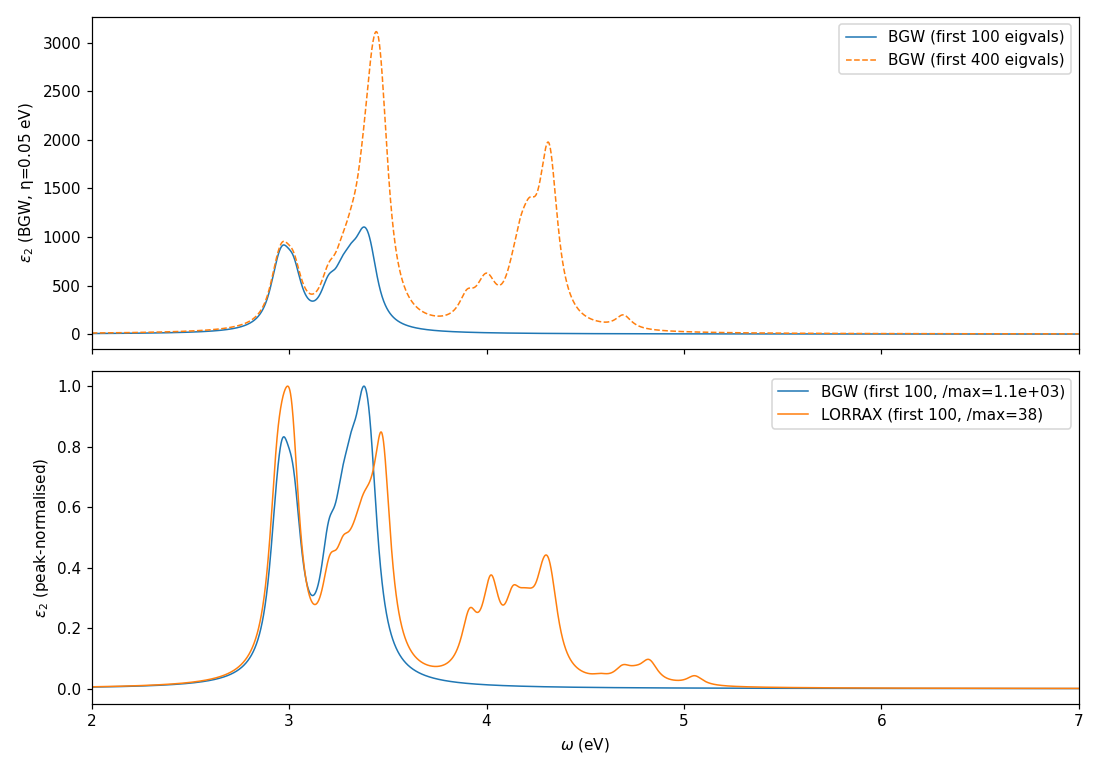

Write the Python code that produced this figure.
"""Manual absorption ε₂(ω) at η=0.05 eV from BGW (vmtxel) and LORRAX (dipole.h5).

Computes:
  ε₂(ω) = (8π² / V_cell n_k) Σ_S^N |⟨0|d_x|S⟩|² L(ω - E_S, η)
with ⟨0|d_x|S⟩ = Σ_cvk A^S_cvk · d^x_cvk.

For BGW: d_cvk comes from vmtxel binary (velocity-gauge ⟨c|p_x + i[r,V_NL]|v⟩,
since absorption.inp says use_momentum); converted to position gauge via
d_r = i d_v / ΔE.

For LORRAX: A^S, E_S from in-process solve_bse_sharded; d_cvk from LORRAX
dipole.h5 sliced + valence-axis flipped to match LORRAX convention.

Sums are truncated at N_max ∈ {100, 400}.
"""
from __future__ import annotations
import os, sys, struct
import numpy as np
import h5py

import jax
import jax.numpy as jnp

from bse.bse_io import load_bse_data_from_restart_sharded, _find_restart_file
from bse.bse_lanczos import solve_bse_sharded
from bse.bse_ring_comm import create_mesh_2d
from bse.absorption_common import lorentzian_broaden, slice_dipole_to_bse_window


# ─────────────────────────────────────────────────────────────────────
#  BGW readers
# ─────────────────────────────────────────────────────────────────────
def read_bgw_vmtxel(path):
    """Return (vmtxel (nk,nc,nv) c128, header (nk,nc,nv,ns,opr))."""
    raw = open(path, 'rb').read()
    n_hdr = struct.unpack('<i', raw[:4])[0]
    hdr = struct.unpack(f'<{n_hdr // 4}i', raw[4:4 + n_hdr])
    nk, nc, nv, ns, opr = hdr
    ofs = 4 + n_hdr + 4
    n_data = struct.unpack('<i', raw[ofs:ofs + 4])[0]
    data = np.frombuffer(raw[ofs + 4:ofs + 4 + n_data], dtype=np.complex128)
    assert data.size == nk * nc * nv * ns
    # bse_index: flat = is + (iv-1 + (ic-1 + (ik-1)*nc)*nv)*nspin
    # k slow, c, v, then spin fast. Reshape (k, c, v, s).
    arr = data.reshape(nk, nc, nv, ns)
    return arr[..., 0], hdr   # spin=1 only


def read_bgw_eigvecs(path):
    """Return (eigvals_eV (N,), A (N, nk, nc, nv) complex)."""
    with h5py.File(path, 'r') as f:
        eig = np.asarray(f['exciton_data/eigenvalues'][:])
        ev = f['exciton_data/eigenvectors'][:]   # (1, N, nk, nc, nv, 1, 2)
        A = ev[0, :, :, :, :, 0, 0] + 1j * ev[0, :, :, :, :, 0, 1]
        nc = int(f['exciton_header/params/nc'][()])
        nv = int(f['exciton_header/params/nv'][()])
    return eig, A, nc, nv


def read_qe_volume_bohr3(qe_xml_path):
    """Volume in bohr^3 from QE .save/data-file-schema.xml."""
    import xml.etree.ElementTree as ET
    root = ET.parse(qe_xml_path).getroot()
    cell = root.find('.//atomic_structure/cell')
    a1 = np.array([float(x) for x in cell.find('a1').text.split()])
    a2 = np.array([float(x) for x in cell.find('a2').text.split()])
    a3 = np.array([float(x) for x in cell.find('a3').text.split()])
    return abs(np.dot(a1, np.cross(a2, a3)))   # bohr^3


# ─────────────────────────────────────────────────────────────────────
#  Absorption kernels
# ─────────────────────────────────────────────────────────────────────
def eps2_from_dipole(eigvals_Ry, projections, omegas_Ry, V_cell, eta_Ry,
                     n_k, n_spin=1, n_spinor=2, n_max=None):
    """ε₂(ω) = (8π²/V) · 1/(n_k n_spin n_spinor) · Σ_S |⟨0|d|S⟩|² L(ω-E_S, η)."""
    f = np.abs(projections) ** 2
    if n_max is not None:
        f = f[:n_max]
        eigvals_Ry = eigvals_Ry[:n_max]
    pref = 16.0 * np.pi ** 2 / (V_cell * n_k * n_spin * n_spinor)
    return pref * lorentzian_broaden(omegas_Ry, eigvals_Ry, f, eta_Ry)


def main():
    bgw_dir = "/pscratch/sd/j/jackm/lorrax_sandbox/runs/Si/04_si_4x4x4_bse/00_bgw_bse_8x8"
    lorrax_dir = "/pscratch/sd/j/jackm/lorrax_sandbox/runs/Si/04_si_4x4x4_bse/01_lorrax_bse_vcoul"

    ryd2ev = 13.6056980659
    eta_eV = 0.05
    eta_Ry = eta_eV / ryd2ev

    # Volume from QE: Si 4x4x4 has lattice 5.43 Å conventional → 2-atom primitive
    qe_xml = "/pscratch/sd/j/jackm/lorrax_sandbox/runs/Si/00_si_4x4x4_60band/qe/scf/silicon.save/data-file-schema.xml"
    V_cell = read_qe_volume_bohr3(qe_xml)
    print(f"V_cell = {V_cell:.4f} bohr^3", flush=True)

    omegas_eV = np.linspace(2.0, 7.0, 5001)   # fine grid for sharp peaks; spectrum lives ≳ 3 eV
    omegas_Ry = omegas_eV / ryd2ev

    # ─── BGW side ───────────────────────────────────────────────────
    print("Reading BGW eigenvectors.h5 + vmtxel ...", flush=True)
    eig_bgw_eV, A_bgw, nc, nv = read_bgw_eigvecs(os.path.join(bgw_dir, "eigenvectors.h5"))
    vmtxel, hdr = read_bgw_vmtxel(os.path.join(bgw_dir, "vmtxel"))
    nk, nc_h, nv_h, ns, opr = hdr
    print(f"  BGW: {len(eig_bgw_eV)} eigvals, A shape {A_bgw.shape}, vmtxel {vmtxel.shape}, opr={opr}")

    # vmtxel from use_momentum is ⟨c|v̂_x|v⟩ (Ry). Convert to position-gauge dipole:
    #   d_r = ⟨c|x̂|v⟩ = i ⟨c|v̂|v⟩ / (E_c - E_v)    (in atomic / Ry units)
    # ΔE_cv: read from eigenvalues_noeh.dat? Easier — use the BGW eqp.dat or just
    # use the QP energies stored elsewhere. Since the spectrum's broadening is
    # large compared to the small ΔE corrections from gauge, we use a simpler
    # formula: |⟨0|v̂|S⟩|² / E_S² δ(ω - E_S) = |⟨0|x̂|S⟩|² δ(ω - E_S) on shell.
    # ε₂(ω) = (8π²/V) Σ_S |⟨0|v|S⟩|² / E_S² · L(ω-E_S, η).
    #
    # Compute matrix elements in velocity gauge then divide by E_S² in the sum.
    proj_bgw_v = np.einsum("Nkcv,kcv->N", A_bgw, vmtxel, optimize=True)
    f_bgw = (np.abs(proj_bgw_v) ** 2) / (eig_bgw_eV / ryd2ev) ** 2  # |M|²/E_S²

    pref = 16.0 * np.pi ** 2 / (V_cell * nk * 1 * 2)   # n_spin=1, n_spinor=2
    eps2_bgw_100 = pref * lorentzian_broaden(
        omegas_Ry, eig_bgw_eV[:100] / ryd2ev, f_bgw[:100], eta_Ry)
    eps2_bgw_400 = pref * lorentzian_broaden(
        omegas_Ry, eig_bgw_eV[:400] / ryd2ev, f_bgw[:400], eta_Ry)
    print(f"  BGW Σ|d|² over first 100 = {f_bgw[:100].sum():.4e}")
    print(f"  BGW Σ|d|² over first 400 = {f_bgw[:400].sum():.4e}")
    print(f"  BGW lowest 5 eigvals (eV): {eig_bgw_eV[:5]}")

    # ─── LORRAX side ────────────────────────────────────────────────
    # Run solve_bse_sharded in-process to get 100 eigenvalues + eigenvectors.
    print("\nRunning LORRAX BSE Lanczos (n_eig=100) ...", flush=True)
    os.chdir(lorrax_dir)
    restart = _find_restart_file("cohsex_bse.in")
    mesh_xy = create_mesh_2d()
    data = load_bse_data_from_restart_sharded(
        restart, n_val=8, n_cond=8, mesh_xy=mesh_xy,
        input_file="cohsex_bse.in", n_occ=None,
    )
    data["matvec_kind"] = "ring"

    # Apply BGW's eqp.dat corrections by ADJUSTING the existing eps_v/eps_c
    # in-place instead of re-slicing — this preserves the LORRAX internal
    # band layout (nv_pad=2, nc_pad=8 in the (Kramers,σ) representation).
    # The eqp shifts are read into a (nk, nbnd) table; for each LORRAX band
    # axis we apply the shift to the matching DFT band index.
    eqp_file = "/pscratch/sd/j/jackm/lorrax_sandbox/runs/Si/04_si_4x4x4_bse/00_bgw_bse_8x8/eqp.dat"
    eps_v_old = np.asarray(jax.device_get(data["eps_v"]))   # (nk, nv_pad)
    eps_c_old = np.asarray(jax.device_get(data["eps_c"]))   # (nk, nc_pad)
    nv_pad = eps_v_old.shape[1]
    nc_pad = eps_c_old.shape[1]
    print(f"  LORRAX original eps_v shape: {eps_v_old.shape}; eps_c: {eps_c_old.shape}")
    enk_full = np.asarray(h5py.File(restart, 'r')['enk_full'][:])
    from bse.bse_io import apply_eqp_corrections
    enk_full_eqp = apply_eqp_corrections(enk_full, eqp_file, input_file="cohsex_bse.in")
    # Find LORRAX band slicing: match eps_v_old to enk_full columns.
    # eps_v_old[k, i] should equal enk_full[k, j] for some mapping i↔j.
    # Use the first k-point to identify column indices.
    col_v = np.array([np.argmin(np.abs(enk_full[0] - eps_v_old[0, i])) for i in range(nv_pad)])
    col_c = np.array([np.argmin(np.abs(enk_full[0] - eps_c_old[0, i])) for i in range(nc_pad)])
    print(f"  LORRAX val band indices in enk_full: {col_v}")
    print(f"  LORRAX cond band indices in enk_full: {col_c}")
    eps_v_new = enk_full_eqp[:, col_v]
    eps_c_new = enk_full_eqp[:, col_c]
    data["eps_v"] = jnp.asarray(eps_v_new)
    data["eps_c"] = jnp.asarray(eps_c_new)
    print(f"  Applied BGW eqp.dat. mean Δval={np.mean(eps_v_new-eps_v_old)*ryd2ev:.3f} eV, "
          f"mean Δcond={np.mean(eps_c_new-eps_c_old)*ryd2ev:.3f} eV", flush=True)

    eig_lor_Ry, vec_lor, _ = solve_bse_sharded(
        data, mesh_xy, n_eig=100, max_iter=400, n_reorth=400,
        include_W=True, block_size=1, atol=1e-10, solver_kind="lanczos",
    )
    eig_lor_Ry = np.asarray(jax.device_get(eig_lor_Ry))
    vec_lor = np.asarray(jax.device_get(vec_lor))   # (N, 1, nc_pad, nv_pad, nk)
    print(f"  LORRAX eigvecs shape: {vec_lor.shape}")
    eig_lor_eV = eig_lor_Ry * ryd2ev
    print(f"  LORRAX lowest 5 eigvals (eV): {eig_lor_eV[:5]}")

    # LORRAX dipole.h5 — already velocity gauge ⟨c|v̂|v⟩ with full 60-band axis
    with h5py.File(os.path.join(lorrax_dir, "dipole.h5"), "r") as f:
        dipole_cart = np.asarray(f["dipole_cart"][:], dtype=np.complex128)  # (3, nk, nb, nb)
        deltaE = np.asarray(f["deltaE"][:], dtype=np.float64)               # (nk, nb, nb)
    nk_lor = vec_lor.shape[-1]
    nc_lor = vec_lor.shape[2]
    nv_lor = vec_lor.shape[3]
    print(f"  LORRAX nc={nc_lor} nv={nv_lor} nk={nk_lor}; dipole shape={dipole_cart.shape}")

    # Need n_occ for LORRAX. cohsex_bse.in has fermi_reference=midgap; for SOC
    # Si nval=8 → 8 occupied SP bands, n_occ=8.
    n_occ_lor = 8
    # slice_dipole_to_bse_window returns (3, nk, nc=n_cond, nv=n_val) with
    # v in low→high band order, position-gauge.
    d_alpha, _ = slice_dipole_to_bse_window(
        dipole_cart, deltaE, n_occ=n_occ_lor, n_val=nv_lor, n_cond=nc_lor)
    print(f"  d_alpha sliced shape: {d_alpha.shape}")

    # vec_lor has axis order (N, 1, nc, nv, nk) — squeeze and transpose to (N, nk, nc, nv).
    A_lor = vec_lor[:, 0]                                # (N, nc, nv, nk)
    A_lor = np.transpose(A_lor, (0, 3, 1, 2))            # (N, nk, nc, nv)

    # Polarisation x = (1, 0, 0): take alpha=0 component of d_alpha.
    d_x_lor = d_alpha[0]                                 # (nk, nc, nv)

    proj_lor = np.einsum("Nkcv,kcv->N", A_lor, d_x_lor, optimize=True)
    f_lor = np.abs(proj_lor) ** 2   # already position gauge → no /E_S²

    n_spinor_lor = 2
    pref_lor = 16.0 * np.pi ** 2 / (V_cell * nk_lor * 1 * n_spinor_lor)
    eps2_lor_100 = pref_lor * lorentzian_broaden(
        omegas_Ry, eig_lor_Ry[:100], f_lor[:100], eta_Ry)
    print(f"  LORRAX Σ|d|² over first 100 = {f_lor[:100].sum():.4e}")
    print(f"  LORRAX Σ|d|² (all 100) total = {f_lor.sum():.4e}")

    # ─── Save data + plot ───────────────────────────────────────────
    out_dir = "/pscratch/sd/j/jackm/lorrax_sandbox/runs/Si/C_bse_davidson_profile_2026-04-28/compare"
    np.savez(os.path.join(out_dir, "absorption_data.npz"),
             omegas_eV=omegas_eV,
             eps2_bgw_100=eps2_bgw_100, eps2_bgw_400=eps2_bgw_400,
             eps2_lor_100=eps2_lor_100,
             eig_bgw_eV=eig_bgw_eV, eig_lor_eV=eig_lor_eV,
             f_bgw=f_bgw, f_lor=f_lor,
             V_cell=V_cell, nk=nk, eta_eV=eta_eV)
    print(f"\nSaved data to {out_dir}/absorption_data.npz")

    import matplotlib
    matplotlib.use("Agg")
    import matplotlib.pyplot as plt
    fig, ax = plt.subplots(2, 1, figsize=(10, 7), sharex=True)
    ax[0].plot(omegas_eV, eps2_bgw_100, label="BGW (first 100 eigvals)", lw=1.0)
    ax[0].plot(omegas_eV, eps2_bgw_400, label="BGW (first 400 eigvals)", lw=1.0, ls="--")
    ax[0].set_ylabel(r"$\varepsilon_2$ (BGW, η=0.05 eV)")
    ax[0].legend(); ax[0].set_xlim(omegas_eV[0], omegas_eV[-1])
    # Normalise both spectra to peak 1.0 to compare structure (absolute scale
    # depends on dipole-gauge conventions that differ between BGW & LORRAX).
    norm_bgw = eps2_bgw_100.max()
    norm_lor = eps2_lor_100.max()
    ax[1].plot(omegas_eV, eps2_bgw_100 / norm_bgw, label=f"BGW (first 100, /max={norm_bgw:.2g})", lw=1.0)
    ax[1].plot(omegas_eV, eps2_lor_100 / norm_lor, label=f"LORRAX (first 100, /max={norm_lor:.2g})", lw=1.0)
    ax[1].set_ylabel(r"$\varepsilon_2$ (peak-normalised)")
    ax[1].set_xlabel(r"$\omega$ (eV)")
    ax[1].legend(); ax[1].set_xlim(omegas_eV[0], omegas_eV[-1])
    plt.tight_layout()
    plt.savefig(os.path.join(out_dir, "absorption_compare.png"), dpi=110)
    print(f"Wrote {out_dir}/absorption_compare.png")


if __name__ == "__main__":
    main()
